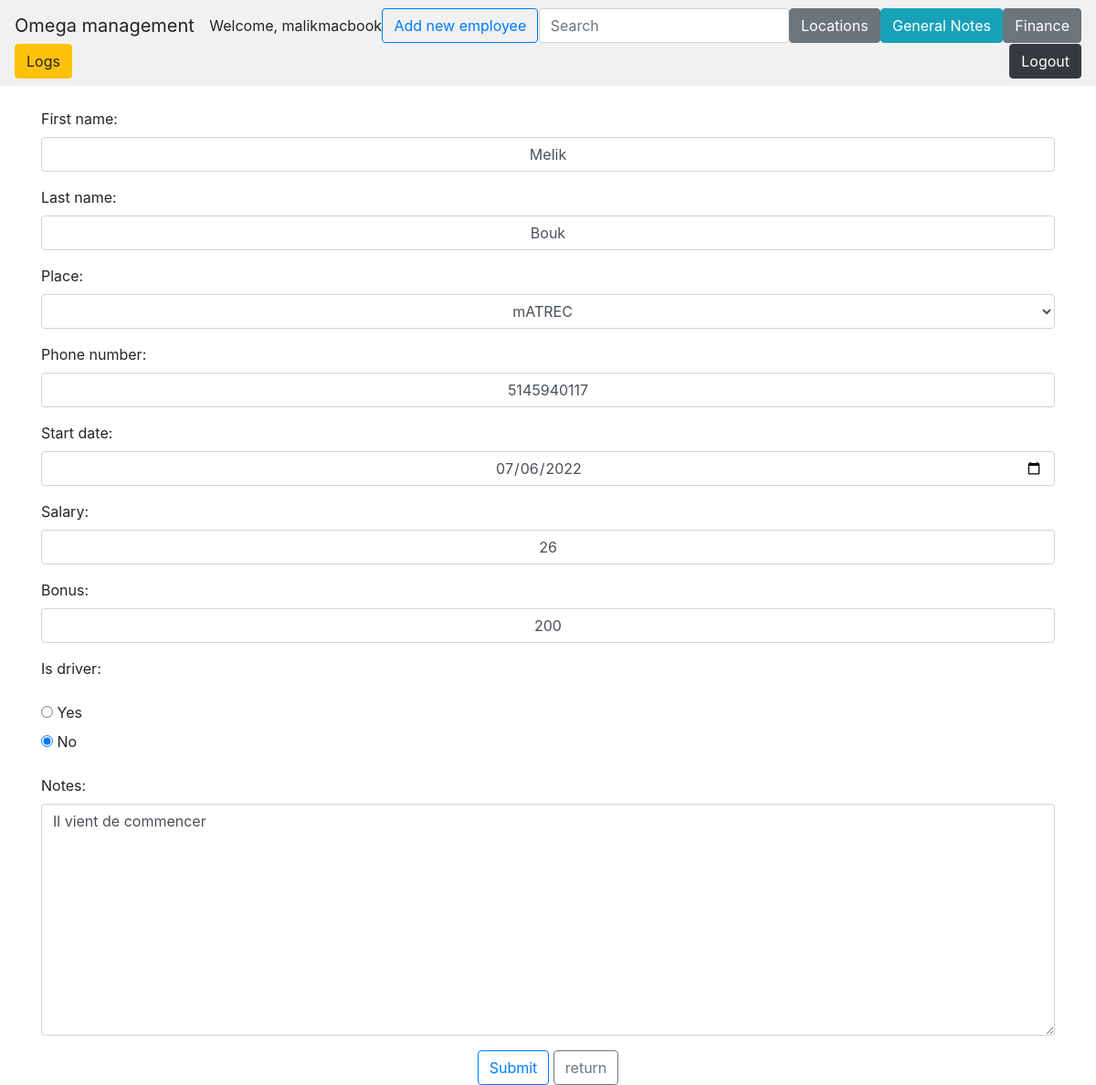
The page /employee_management/edit_employee/7 (signed in) on the database its author committed.
### employee_management/models.py (models this page shows, shortened)
class EmployeeBaseInformation(models.Model):
    first_name = models.CharField(max_length=100)
    last_name = models.CharField(max_length=100)
    place = models.ForeignKey(
        LocationForWorking, on_delete=models.CASCADE, db_constraint=False, null=True
    )
    phone_number = models.IntegerField(null=True)
    start_date = models.DateField(null=True)
    salary = models.IntegerField(null=True)
    bonus = models.IntegerField(null=True)
    is_driver = models.BooleanField(null=True)
    notes = models.CharField(max_length=500, blank=True, null=True)

### employee_management/views.py (the view, shortened to what this page needs)
# urls.py: path("edit_employee/<employee_id>", views.edit_employee, name="edit-employee"),
@login_required(login_url=LOGIN_URL)
def edit_employee(request, employee_id):
    specific_employee = EmployeeBaseInformation.objects.get(pk=employee_id)
    form = EmployeeBaseInformationForm(request.POST or None, instance=specific_employee)
    return render(
        request,
        "employee_management/form.html",
        {"employee": specific_employee, "form": form},
    )

### employee_management/models.py (called while the page is built)
    def __str__(self):
        return f"{self.location_name}"

### employee_management/templates/employee_management/form.html (shortened to what this page needs)
{% extends "employee_management/base.html" %}
{% block content %}
<br>
<div class="container">
    <form action="" method="post">
        {{form.as_p}}
        <div class="col text-center">
            <input class="btn btn-outline-primary" type="submit">
            <a href="/employee_management">
                <input type="button" class="btn btn-outline-secondary" value="return">
            </a>
        </div>
    </form>
</div>
{% endblock %}

### employee_management/templates/employee_management/base.html (shortened to what this page needs)
<!DOCTYPE html>
<html lang="en">
<head>
    <link rel="stylesheet" href="https://cdn.jsdelivr.net/npm/bootstrap@4.3.1/dist/css/bootstrap.min.css"
>
    <link rel="stylesheet" href="https://cdnjs.cloudflare.com/ajax/libs/twitter-bootstrap/4.1.1/css/bootstrap.css">
    <link rel="stylesheet" href="https://cdn.datatables.net/1.10.19/css/dataTables.bootstrap4.min.css">
    <link rel="stylesheet" href="https://cdn.datatables.net/buttons/1.5.2/css/buttons.bootstrap4.min.css">
    <link rel="stylesheet" href="https://cdn.datatables.net/responsive/2.2.3/css/responsive.bootstrap4.min.css">
</head>
<body>
    <nav class="navbar navbar-light justify-content-between sticky-top" style="background-color: #f1f1f1">
        <a class="navbar-brand">Omega management</a>
        {% if user.is_authenticated %}
        <div class="nav-item">
            <a>Welcome, {{user.username}}</a>
        </div>
        {% endif %}
        <a href="/employee_management/submit">
            <input type="button" class="btn btn-outline-primary text-center" value="Add new employee">
        </a>
        <form class="form-inline">
            <input id='myInput' onkeyup='searchTable()' type='text' placeholder="Search" class="form-control">
        </form>
        <a href="/employee_management/locations">
            <input type="button" class="btn btn-secondary text-center" value="Locations">
        </a>
        <a class="btn btn-info" href="/employee_management/view_general_notes">
            General Notes
        </a>
        <a class="btn btn-secondary" href="/contract_management">
            Finance
        </a>
        <div class="nav-item">
            <a class="btn btn-warning" href="/employee_management/view_logs">Logs</a>
        </div>
        <div class="nav-item">
            <a class="btn btn-dark" href="/employee_management/logout">Logout</a>
        </div>
    </nav>
    <div>
        {% block content %} {% endblock %}
    </div>
</body>
</html>

### rows shown on the page
EmployeeBaseInformation: first_name "Melik", last_name "Bouk", place "mATREC", phone_number "5145940117", start_date "07/06/2022", salary "26", bonus "200", is_driver "☐ Yes ☑ No", notes "Il vient de commencer"

### other values the page prints
{{ user.username }} "malikmacbook"
